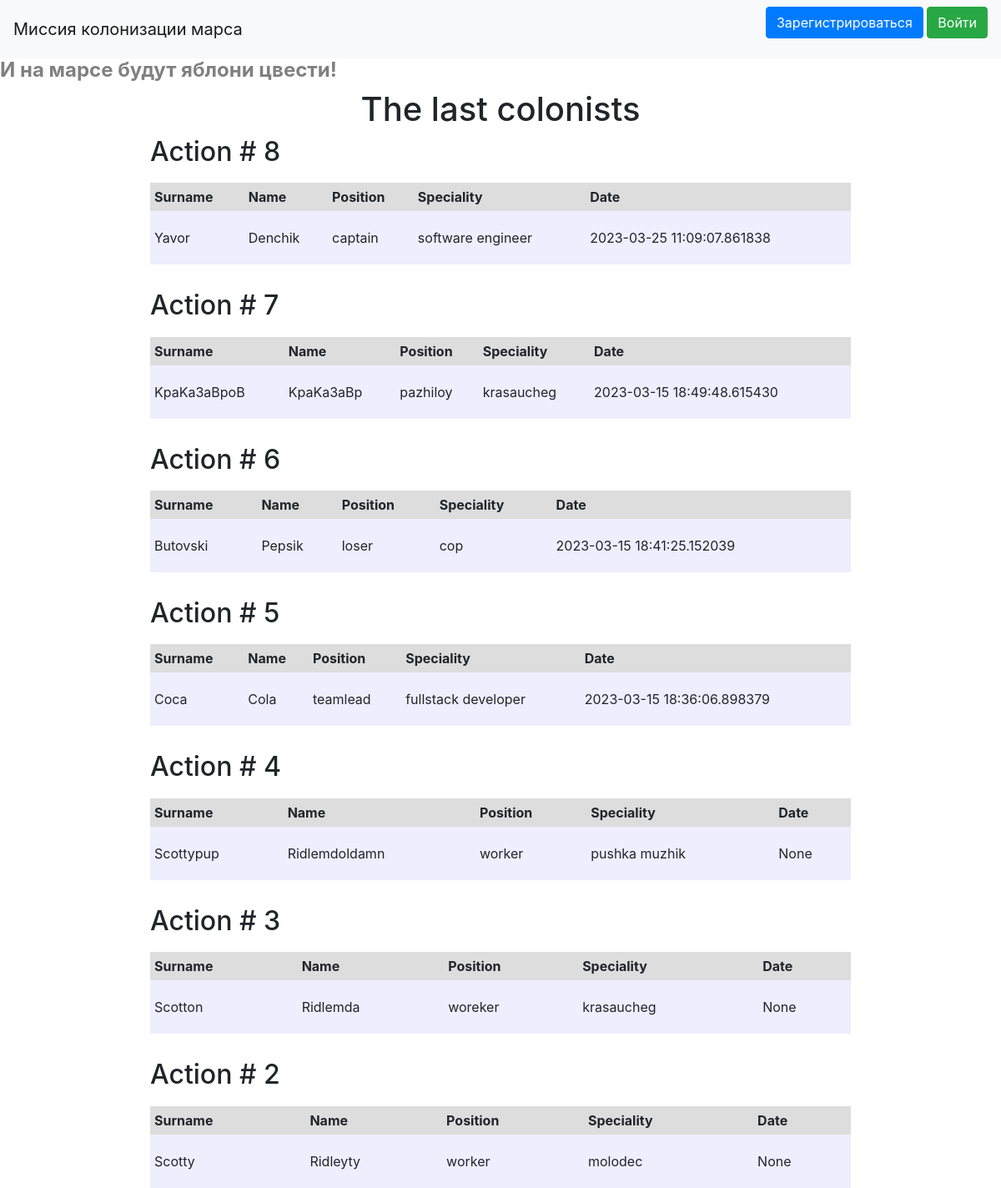
Screenshot of /users with the database file from the repository.
### solution/data/users.py (models this page shows, shortened)
class User(SqlAlchemyBase, UserMixin, SerializerMixin):
    __tablename__ = 'users'
    id = sqlalchemy.Column(sqlalchemy.Integer, primary_key=True, autoincrement=True)
    surname = sqlalchemy.Column(sqlalchemy.String)
    name = sqlalchemy.Column(sqlalchemy.String)
    age = sqlalchemy.Column(sqlalchemy.Integer)
    position = sqlalchemy.Column(sqlalchemy.String)
    speciality = sqlalchemy.Column(sqlalchemy.String)
    address = sqlalchemy.Column(sqlalchemy.String)
    email = sqlalchemy.Column(sqlalchemy.String, unique=True)
    hashed_password = sqlalchemy.Column(sqlalchemy.String, nullable=True)
    modified_date = sqlalchemy.Column(sqlalchemy.DateTime, default=datetime.datetime.now)
    lead_jobs = orm.relationship("Jobs", back_populates='user')

### solution/main.py (the view)
@app.route('/users')
def users():
    db_sess = db_session.create_session()
    users = db_sess.query(User).all()[::-1]
    return render_template("users.html", users=users, title="��������� �������������������� ���������")

### solution/data/db_session.py (called while the page is built)
def create_session() -> Session:
    global __factory
    return __factory()

### solution/templates/users.html
{% extends "base.html" %}
{% block content %}
<h1>The last colonists</h1>
<div class="works_logs">
{% for item in users%}
<div class="works_log">
    <h2>Action # {{item.id}}</h2>
    <table>
        <thead>
            <tr>
                <th>Surname</th>
                <th>Name</th>
                <th>Position</th>
                <th>Speciality</th>
                <th>Date</th>
            </tr>
        </thead>
        <tbody>
            <tr>
                <td>{{item.surname}}</td>
                <td>{{item.name}}</td>
                <td>{{item.position}}</td>
                <td>{{item.speciality}}</td>
                <td>{{item.modified_date}}</td>
            </tr>
        </tbody>
    </table>
</div>
{% endfor %}
</div>
{% endblock %}

### solution/static/css/index.css (style rules this page uses)
main h1 { text-align: center; }
.works_logs { display: flex; flex-direction: column; align-items: stretch; width: 70vw; gap: 30px; }
.works_log { display: flex; flex-direction: column; gap: 10px; }
td { padding-block: 20px; padding-inline: 5px; background-color: rgb(238,238,255); }
th { padding: 5px; background-color: rgb(221,221,221); }

### rows the page displays
User: id "8", surname "Yavor", name "Denchik", position "captain", speciality "software engineer", modified_date "2023-03-25 11:09:07.861838"
User: id "7", surname "KpaKa3aBpoB", name "KpaKa3aBp", position "pazhiloy", speciality "krasaucheg", modified_date "2023-03-15 18:49:48.615430"
User: id "6", surname "Butovski", name "Pepsik", position "loser", speciality "cop", modified_date "2023-03-15 18:41:25.152039"
User: id "5", surname "Coca", name "Cola", position "teamlead", speciality "fullstack developer", modified_date "2023-03-15 18:36:06.898379"
User: id "4", surname "Scottypup", name "Ridlemdoldamn", position "worker", speciality "pushka muzhik", modified_date "None"
User: id "3", surname "Scotton", name "Ridlemda", position "woreker", speciality "krasaucheg", modified_date "None"
User: id "2", surname "Scotty", name "Ridleyty", position "worker", speciality "molodec", modified_date "None"
